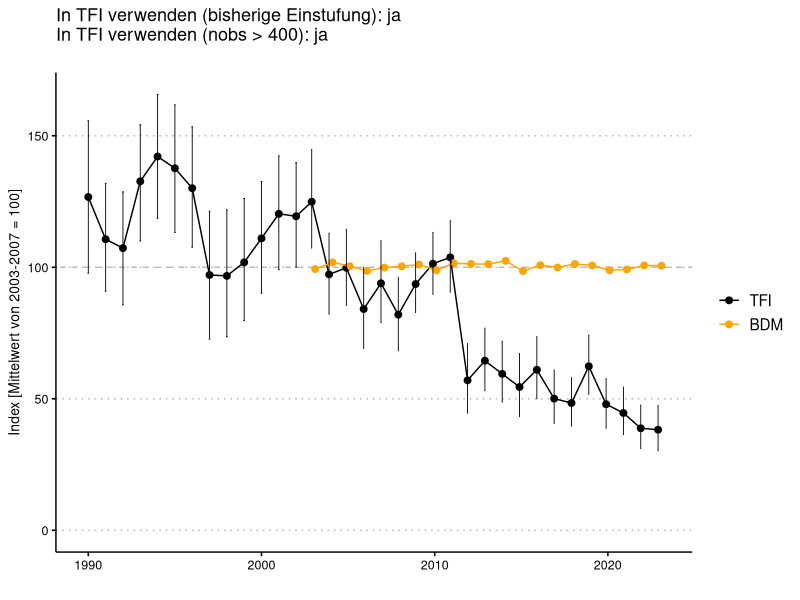
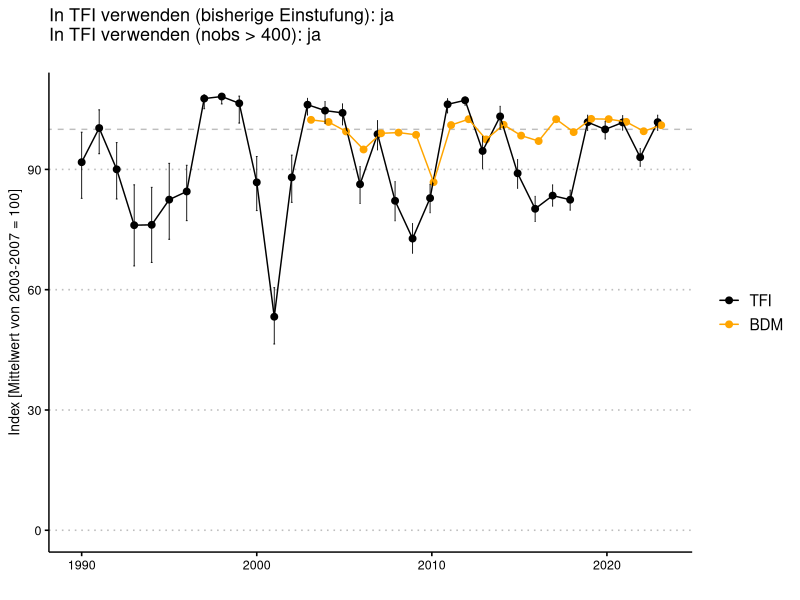
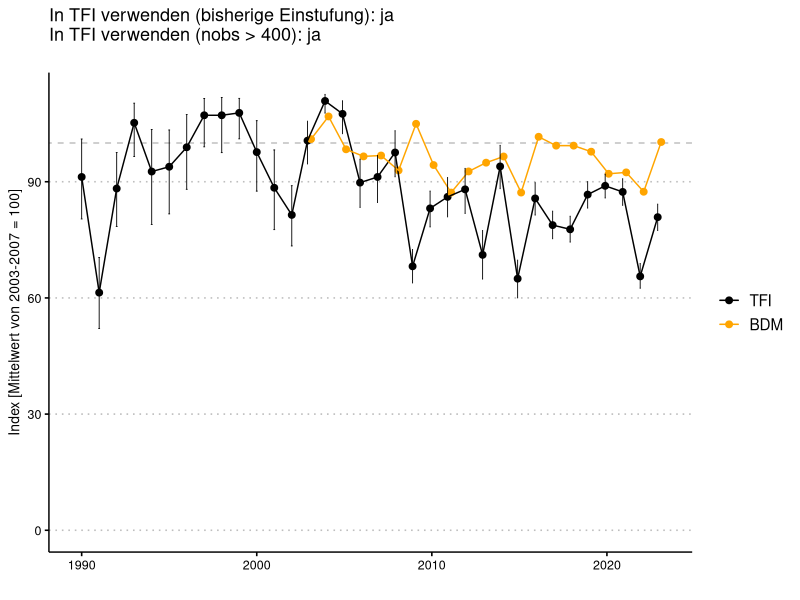
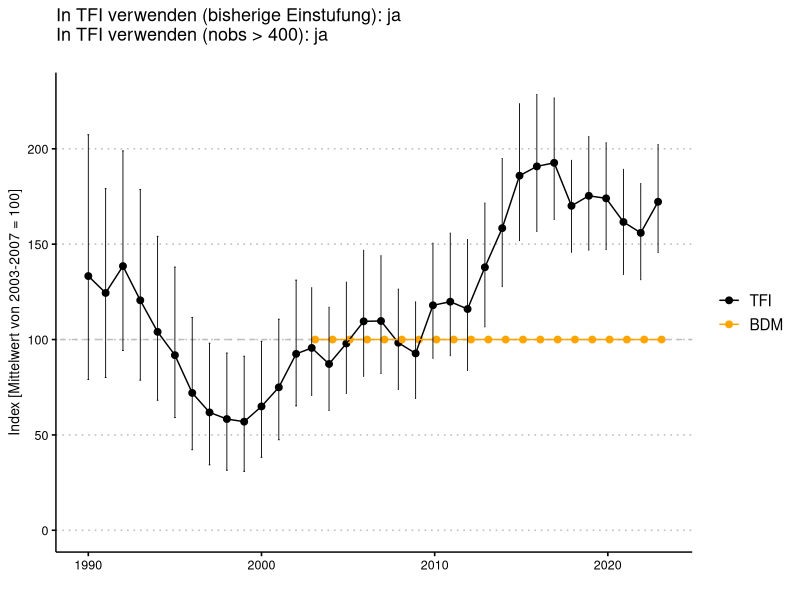
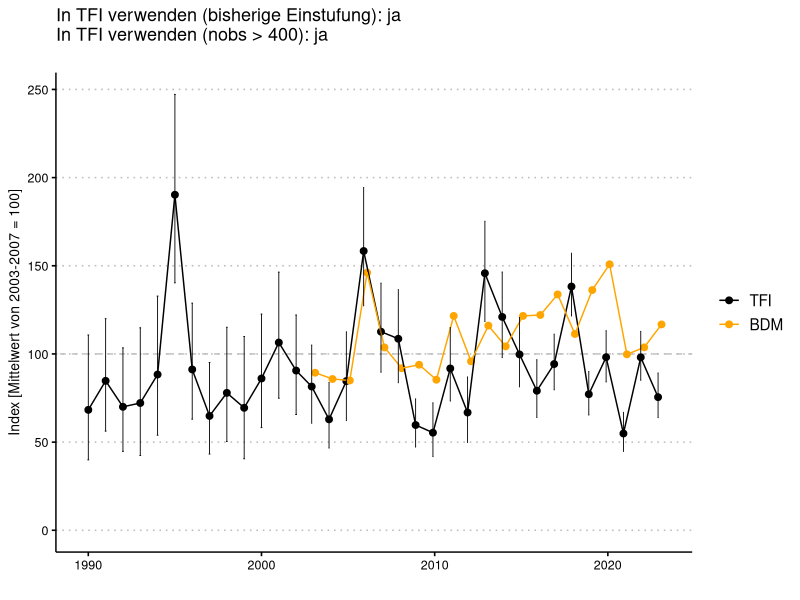
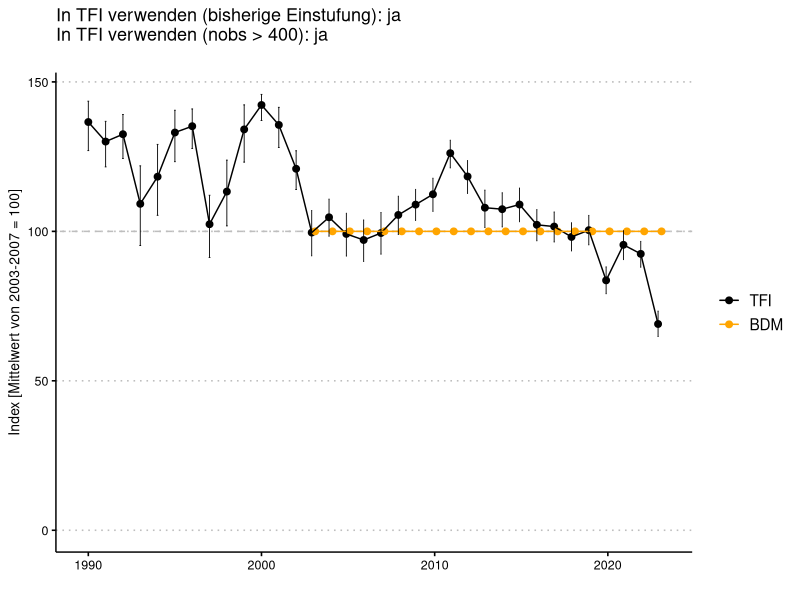
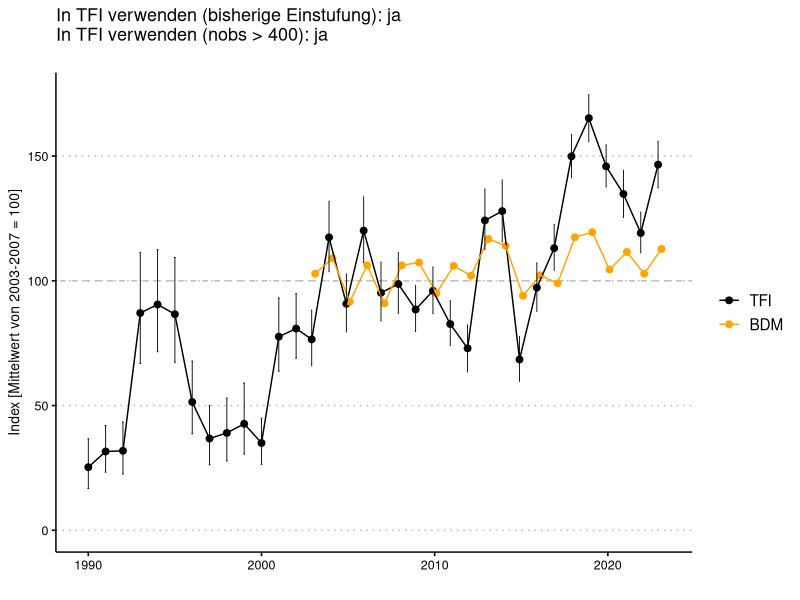
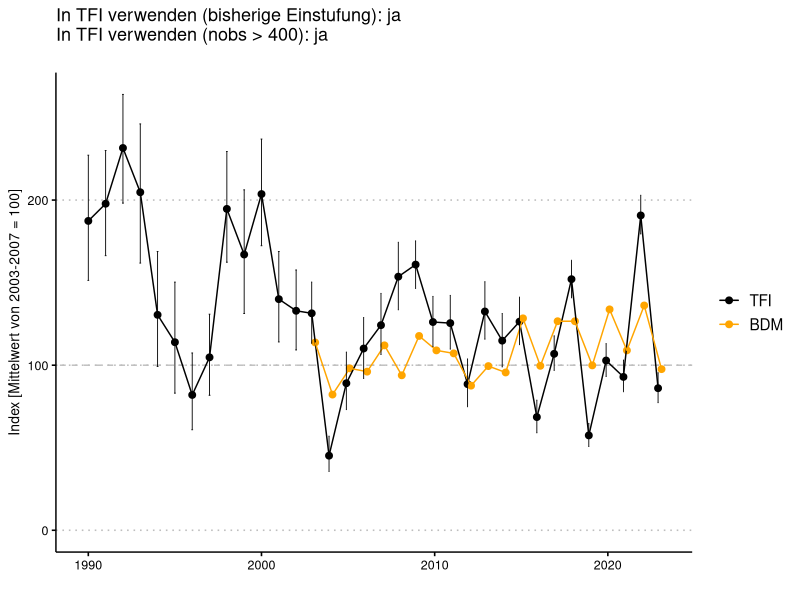

Recreate these plots in R, in order.
## ---- chunk 1
# Libraries
library(tidyverse)
library(knitr)
library(ggthemes)
library(readxl)

# Knitr settings 
options(scipen = 6);
opts_chunk$set(echo = FALSE, hide = TRUE, cache = FALSE, warning = FALSE, message = FALSE, 
               fig.width = 9, fig.height = 4)

# Darstellung von R-Berechnungen innerhalb von Text
inline_hook <- function(x) {
  if (is.numeric(x)) {
    x <- format(x, nsmall = 2, digits = 2)
  }
  x
}
knit_hooks$set(inline = inline_hook)

# Plot Einstellungen
theme_set(
  theme_clean() +
    theme(
      legend.title = element_blank(), 
      legend.position = "right", 
      legend.background = element_rect(colour = "white"),
      plot.background = element_blank())
)

# Resultate einlesen und Daten auswäheln die Dargestellt werden sollen
species <- read_excel("Tables/Appendix_Species-List_v3.xlsx") %>% 
  filter(Berechnung_TFI %in% c("ja", "BDM"))
resultate <-
  read_csv("Tables/results.csv", col_types = "ciddddddddic") %>% 
  filter(!is.na(match(runID, c("2025_siteoccupancy_v2", "2025_BDM_v5"))))
resultate$quelle <- "TFI"
resultate$quelle[resultate$runID == "2025_BDM_v5"] <- "BDM"
resultate$quelle <- factor(resultate$quelle, levels = c("TFI", "BDM"))
## ---- chunk 2
auswarten <- species$NUESP

for (r in auswarten) {
  # Header
  s <- match(r, species$NUESP)
  cat("## *", species$Species_Name[s], "*\n\n", sep = "")
  
  # Plot machen
  pos <- position_dodge(width = 0.4)
  pl <- 
    resultate %>% 
    filter(NUESP == r) %>% 
    ggplot(aes(x = year, y = STI, col = quelle)) +
    geom_abline(slope = 0, intercept = 100, col = "grey", lty = 2) +
    geom_point(cex = 2, position = pos) +
    geom_line(position = pos) +
    ylim(0, NA) +
    labs(
      # title = paste0(species$ESP[s]),
      subtitle = paste0(
        ifelse(species$Trend_verwenden[s] == "nein", "In TFI verwenden (bisherige Einstufung): nein\n", "In TFI verwenden (bisherige Einstufung): ja\n"),
        ifelse(species$if_n_obs[s] < 400, "In TFI verwenden (nobs > 400): nein\n", "In TFI verwenden (nobs > 400): ja\n")),
      x = "", 
      y = "Index [Mittelwert von 2003-2007 = 100]") +
    scale_color_manual(values=c("black", "orange", "#56B4E9", "blue"))
  pl <- pl + 
    geom_errorbar(aes(ymin = STI_lo, ymax = STI_up), width=.1, lwd = 0.3, position = pos)
  print(pl)
  cat("\n\n")
}
